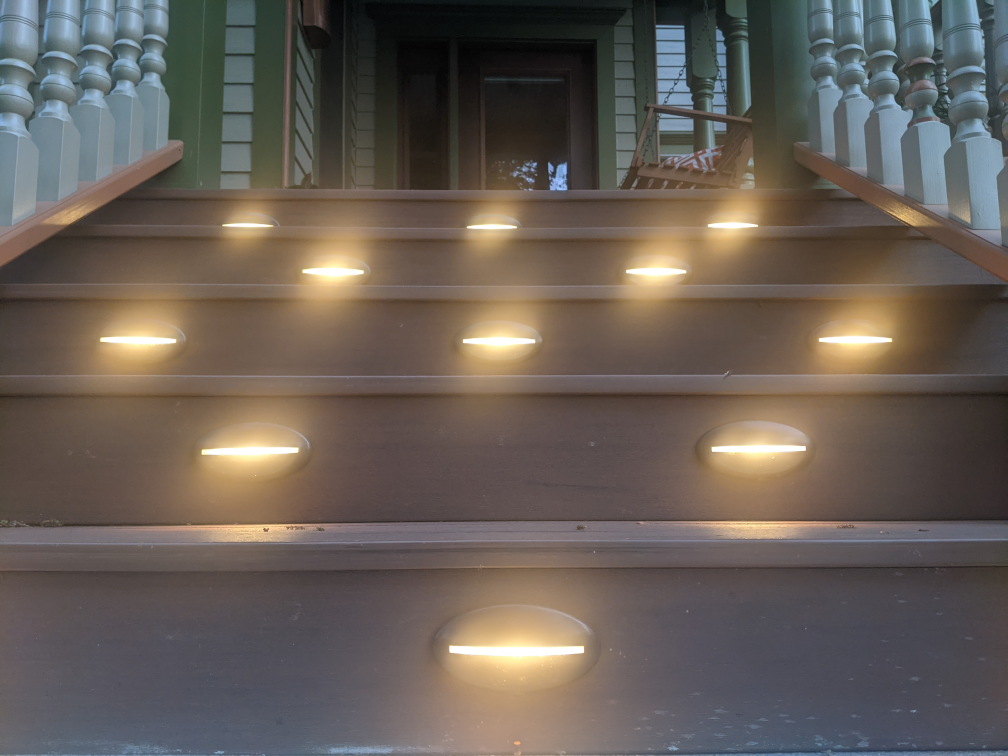
#> input picture images/stairs1.jpg, 4032 x 3024 px, found by its file name (shown at 1/4 size)
$ python frosty.py
#> lines starting #> are read from the running program, lines starting #| are printed output that depends on the picture
#> in main, base_img is the input picture: shape (3024, 4032, 3); mean B, G, R 87.1, 94.1, 103
### code/Result.py
import cv2 as cv
import numpy as np
import math

# [28 lines left out: function singleWindow, not called in this run]

def multiWindow(pics, height=800, width=800, name="default"):
    count = 0
    for i in pics:
        cv.namedWindow(name + str(count), cv.WINDOW_NORMAL)
        cv.resizeWindow(name + str(count), height, width)
        cv.imshow(name + str(count), i)
        count += 1
    cv.waitKey(0)
    cv.destroyAllWindows()

# [6 lines left out: function main, not called in this run]


# [2 lines that do not run on import are left out]

### code/frosty.py
from PIL import Image, ImageEnhance
import cv2 as cv
import numpy as np
from scipy.interpolate import UnivariateSpline
import Result

# Function to create a lookup table using spline interpolation
def LookupTable(x, y):
    spline = UnivariateSpline(x, y)  # Create a spline using x and y values
    return spline(range(256))  # Evaluate the spline for each value in the range 0-255

# Frost effect function
def frosty(img):
    increaseLookupTable = LookupTable([0, 64, 128, 256], [0, 80, 160, 256])  # Lookup table for increasing blue channel
    decreaseLookupTable = LookupTable([0, 64, 128, 256], [0, 50, 100, 256])  # Lookup table for decreasing red channel

    blue_channel, green_channel, red_channel = cv.split(img)  # Split the image into separate channels
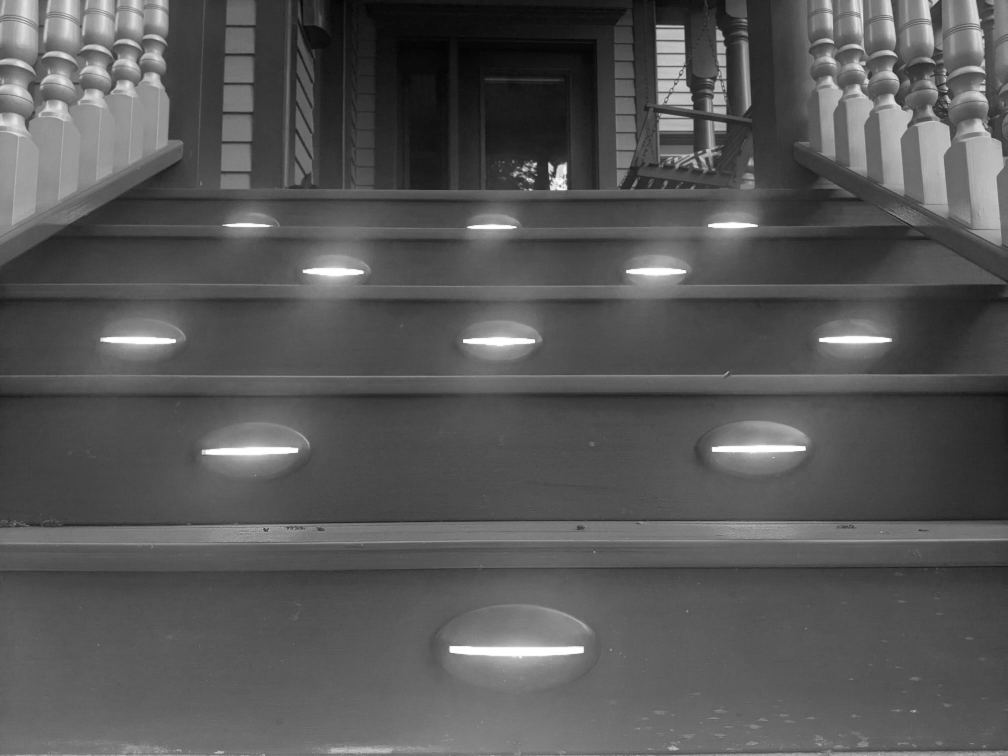
#> blue_channel: shape (3024, 4032) (shown at 1/4 size); min 0, max 255, mean 87.1
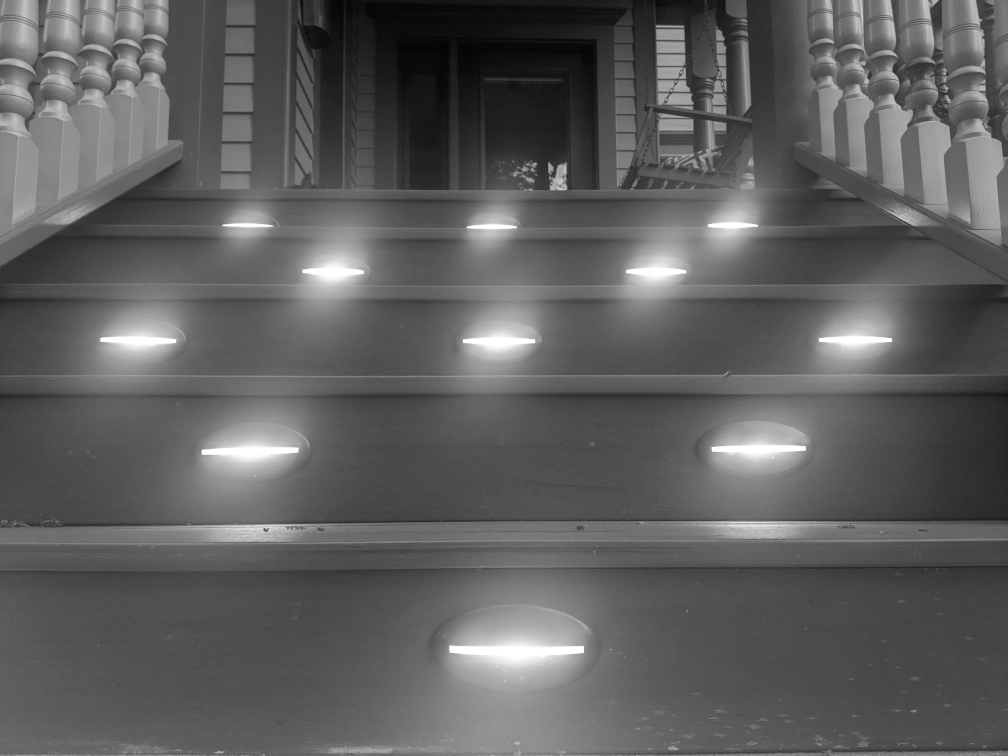
#> green_channel: shape (3024, 4032) (shown at 1/4 size); min 0, max 255, mean 94.1
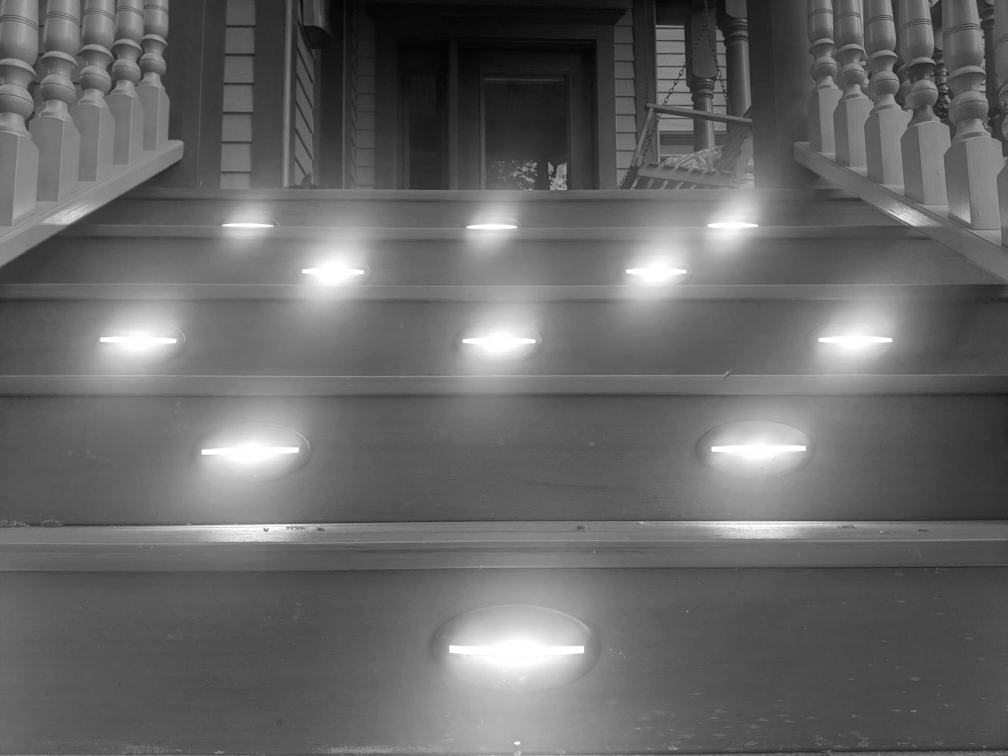
#> red_channel: shape (3024, 4032) (shown at 1/4 size); min 0, max 255, mean 103
    red_channel = cv.LUT(red_channel, decreaseLookupTable).astype(np.uint8)  # Apply lookup table to the red channel
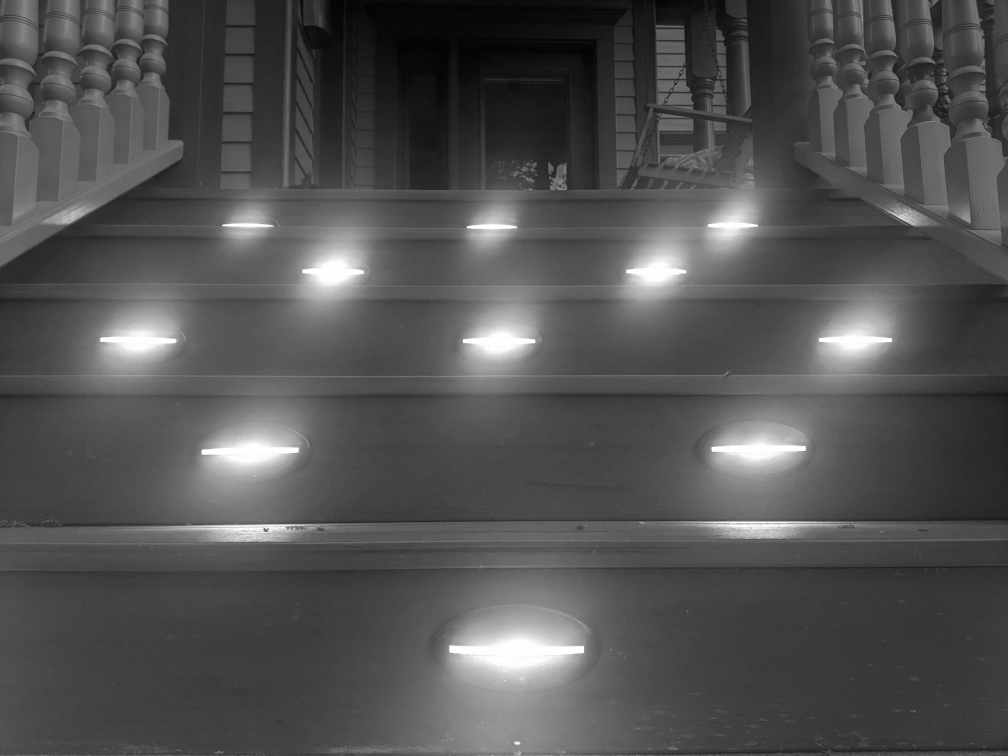
#> red_channel: shape (3024, 4032) (shown at 1/4 size); min 0, max 254, mean 81.6
    blue_channel = cv.LUT(blue_channel, increaseLookupTable).astype(np.uint8)  # Apply lookup table to the blue channel
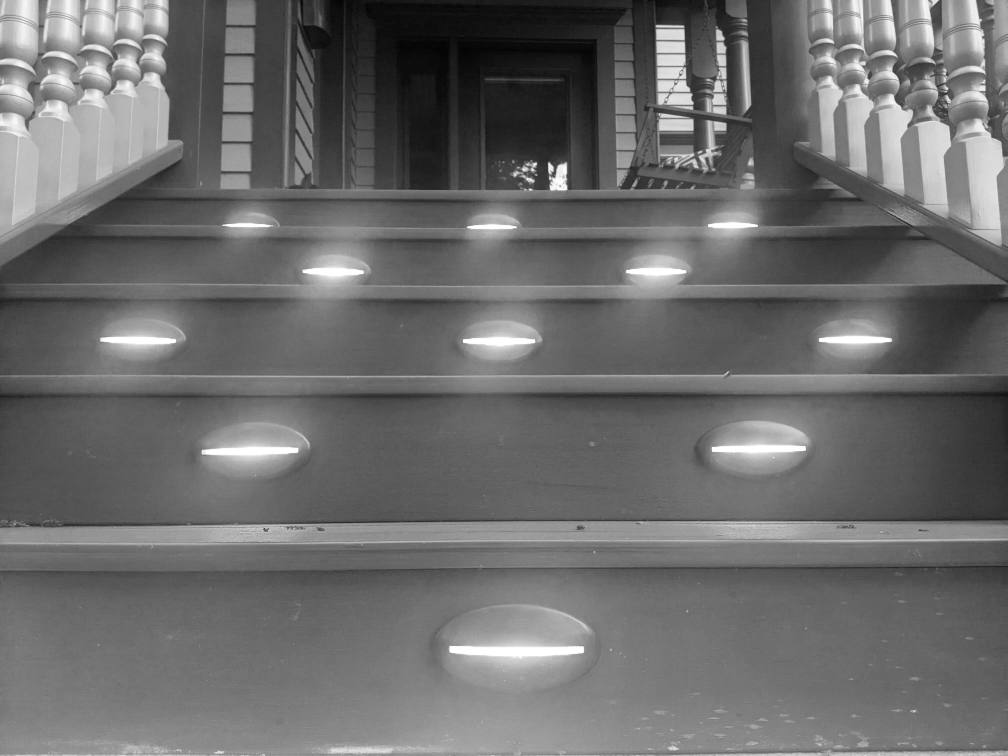
#> blue_channel: shape (3024, 4032) (shown at 1/4 size); min 0, max 255, mean 107.8

    frost = cv.merge((blue_channel, green_channel, red_channel))  # Merge the modified channels into an image
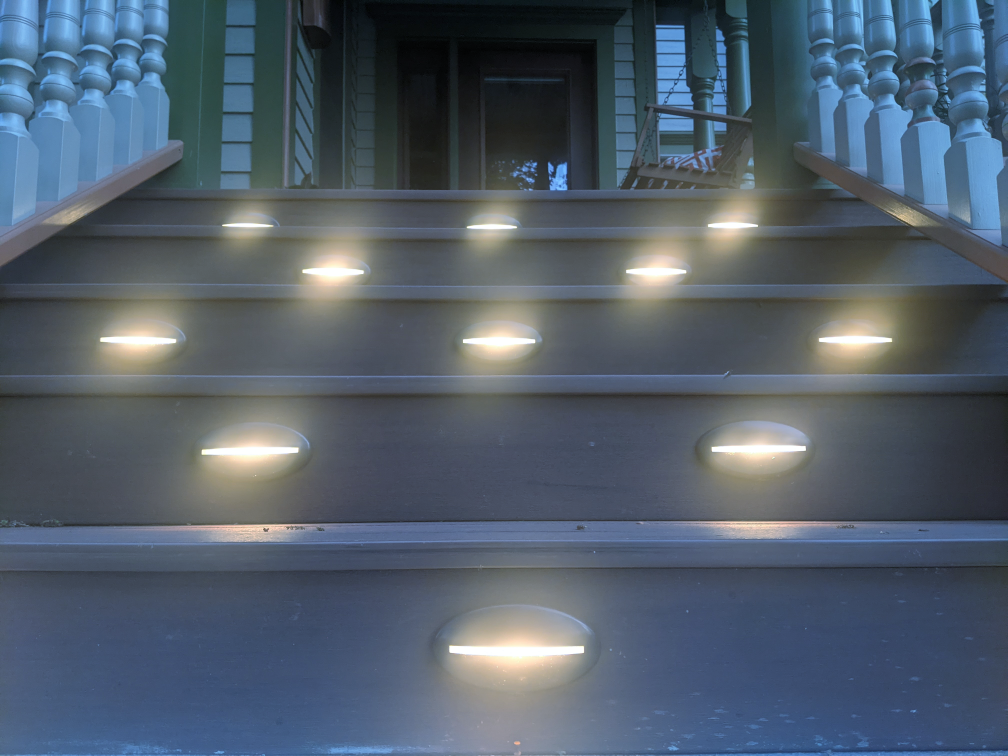
#> frost: shape (3024, 4032, 3) (shown at 1/4 size); mean B, G, R 107.8, 94.1, 81.6

    return frost  # Return the resulting frost effect image


def main():
  base_img = cv.imread("./images/stairs1.jpg")
  frosted = frosty(base_img)
  Result.multiWindow([base_img,frosted])
#> the loop in multiWindow, `for i in pics:` made 2 passes
#> count on passes 1 to 2: 1, 2
#> after the loop in multiWindow, `for i in pics:`: count = 2

if __name__ == '__main__':
   main()

$ run again, with images/stairs2.jpg copied over images/stairs1.jpg
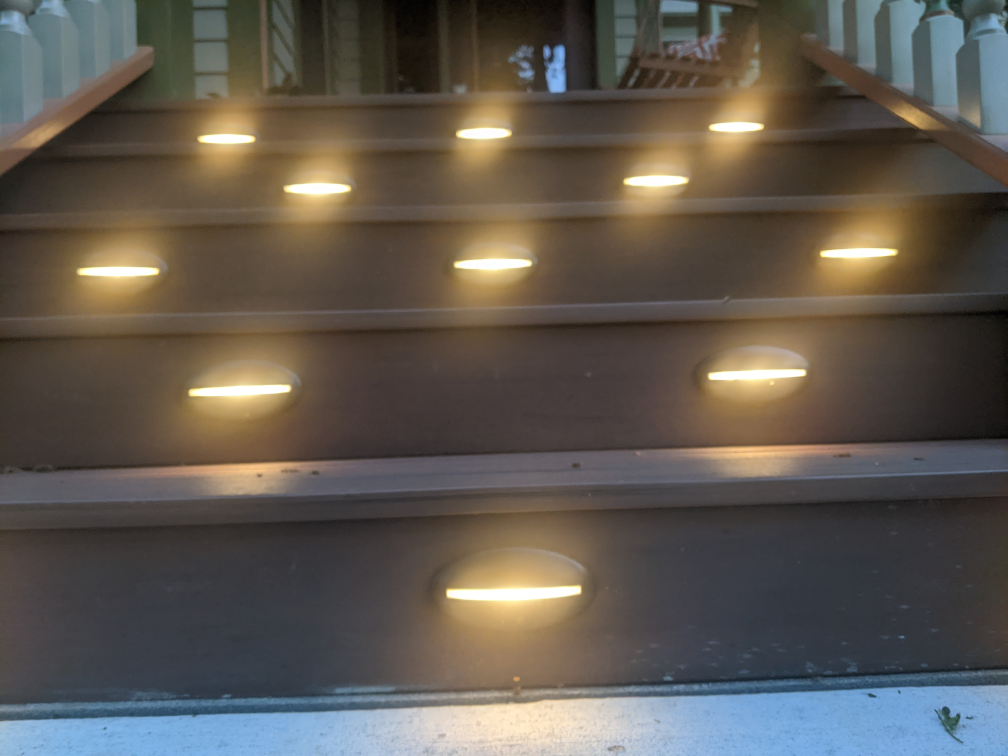
#> input picture images/stairs2.jpg, 4032 x 3024 px, found by its file name (shown at 1/4 size)
#> in main, base_img is the input picture: shape (3024, 4032, 3); mean B, G, R 80.7, 88.7, 95.2
#> in frosty, `blue_channel = cv.LUT(blue_channel, increaseLookupTable).astype(np.uin..`:
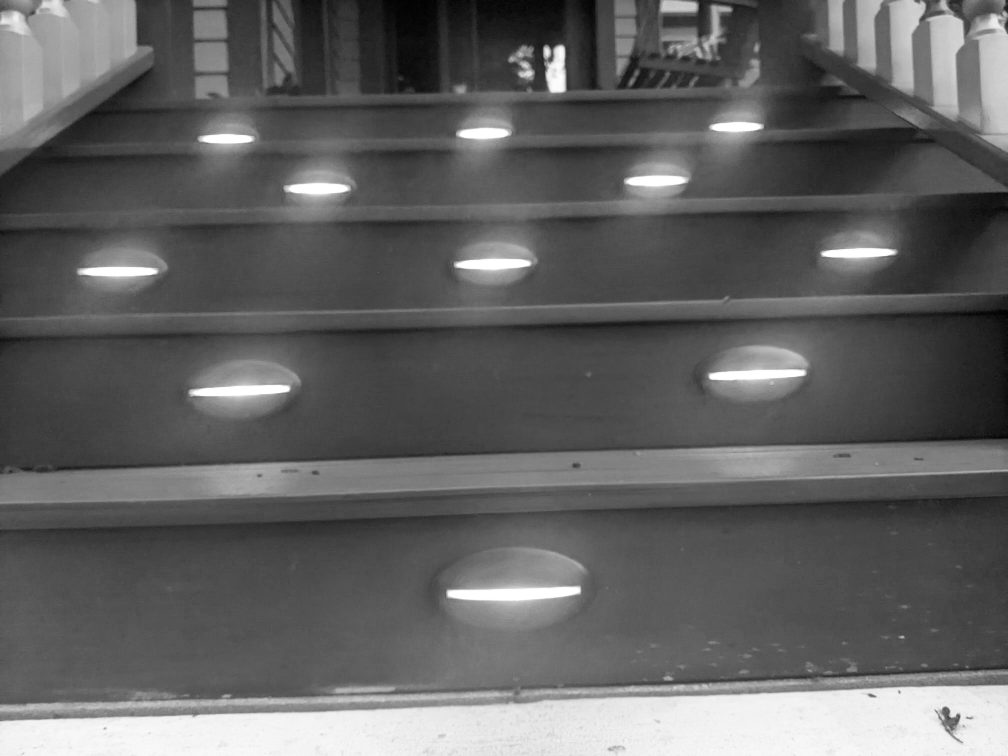
#> blue_channel: shape (3024, 4032) (shown at 1/4 size); min 0, max 255, mean 97.9
#> in frosty, `frost = cv.merge((blue_channel, green_channel, red_channel))`:
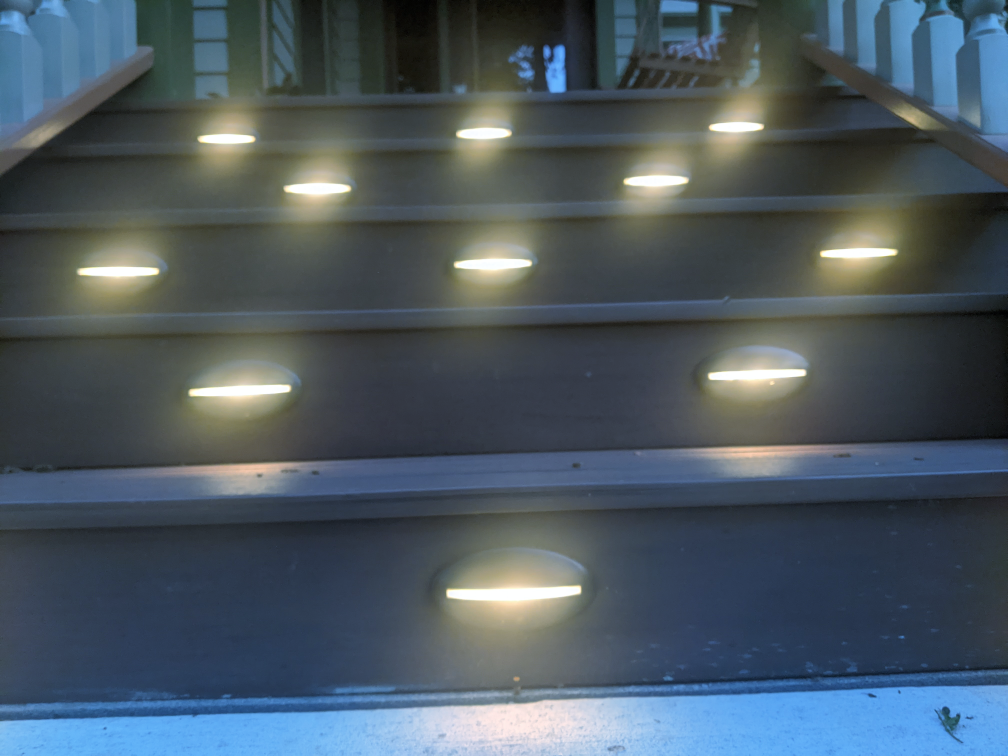
#> frost: shape (3024, 4032, 3) (shown at 1/4 size); mean B, G, R 97.9, 88.7, 75.8
#> the loop in multiWindow, `for i in pics:` made 2 passes
#> count on passes 1 to 2: 1, 2
#> after the loop in multiWindow, `for i in pics:`: count = 2

$ run again, with images/Purple_and_orange.jpg copied over images/stairs1.jpg
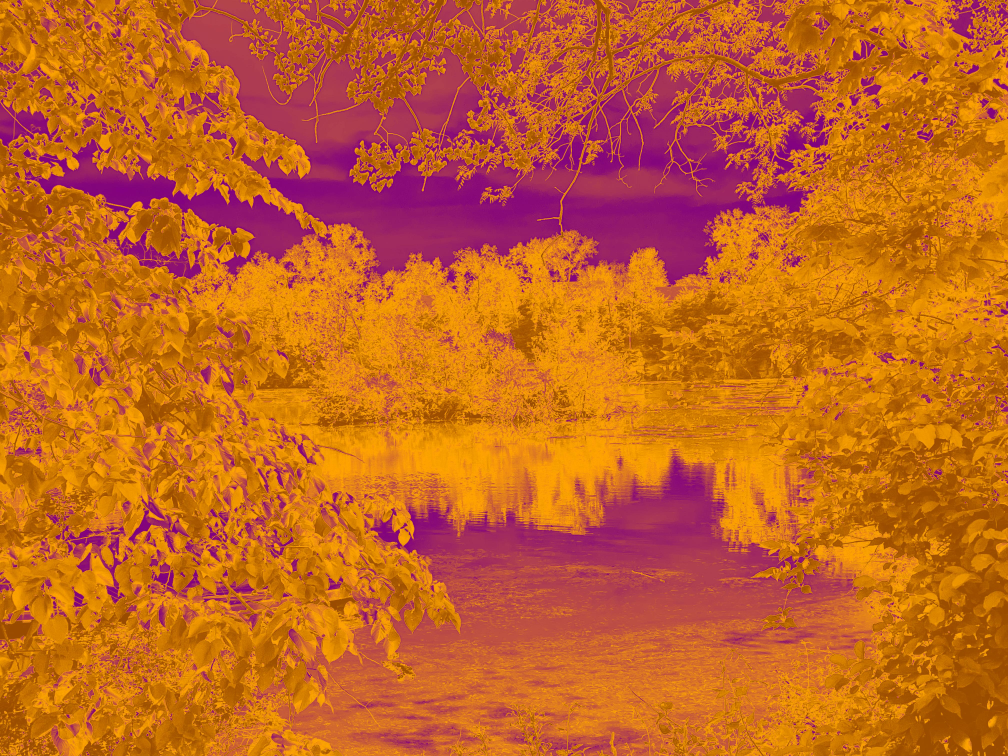
#> input picture images/Purple_and_orange.jpg, 4032 x 3024 px, found by its file name (shown at 1/4 size)
#> in main, base_img is the input picture: shape (3024, 4032, 3); mean B, G, R 33.8, 100.7, 197.1
#> in frosty, `blue_channel = cv.LUT(blue_channel, increaseLookupTable).astype(np.uin..`:
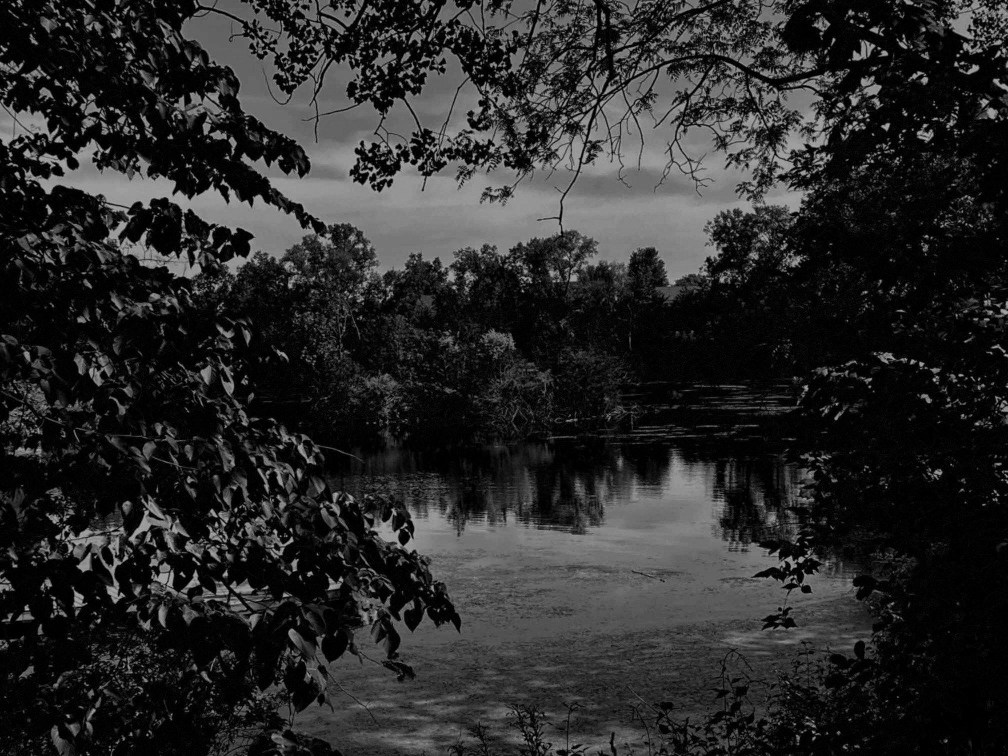
#> blue_channel: shape (3024, 4032) (shown at 1/4 size); min 0, max 211, mean 41.7
#> in frosty, `frost = cv.merge((blue_channel, green_channel, red_channel))`:
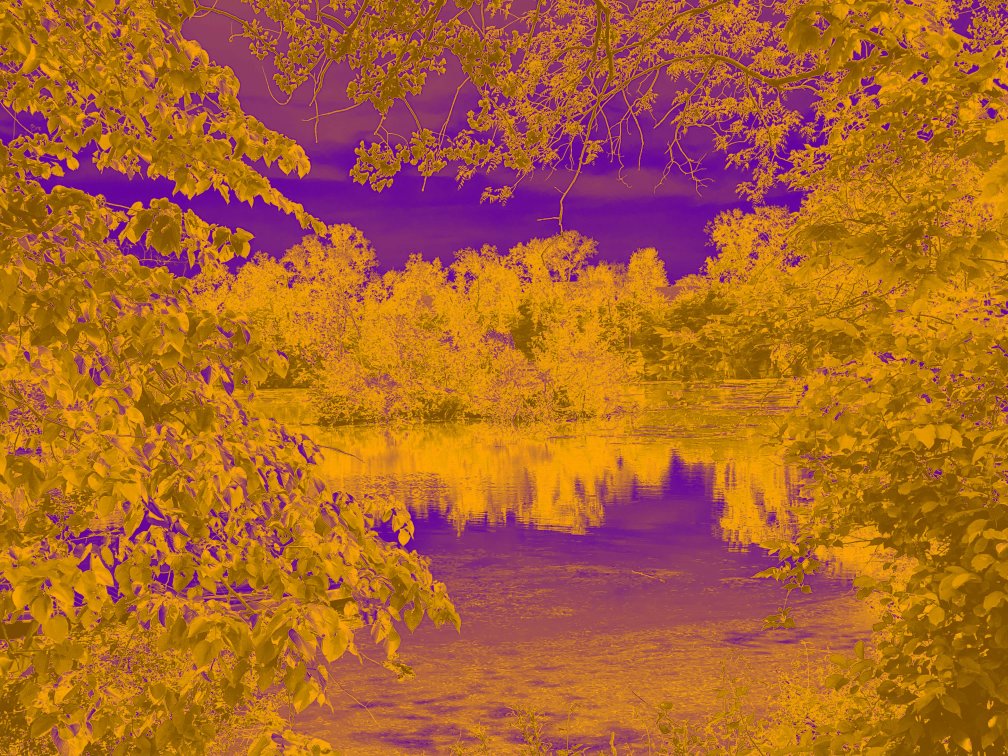
#> frost: shape (3024, 4032, 3) (shown at 1/4 size); mean B, G, R 41.7, 100.7, 173.4
#> the loop in multiWindow, `for i in pics:` made 2 passes
#> count on passes 1 to 2: 1, 2
#> after the loop in multiWindow, `for i in pics:`: count = 2
